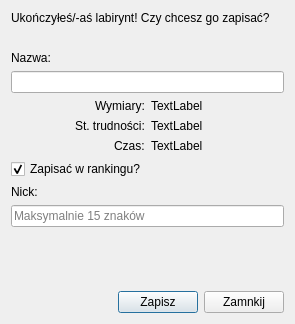
<?xml version="1.0" encoding="UTF-8"?>
<ui version="4.0">
 <class>WinDialog</class>
 <widget class="QDialog" name="WinDialog">
  <property name="geometry">
   <rect>
    <x>0</x>
    <y>0</y>
    <width>295</width>
    <height>324</height>
   </rect>
  </property>
  <property name="windowTitle">
   <string>Wygrana!</string>
  </property>
  <layout class="QVBoxLayout" name="verticalLayout_3">
   <item>
    <widget class="QLabel" name="label_header">
     <property name="text">
      <string>Ukończyłeś/-aś labirynt! Czy chcesz go zapisać?</string>
     </property>
    </widget>
   </item>
   <item>
    <spacer name="verticalSpacer">
     <property name="orientation">
      <enum>Qt::Vertical</enum>
     </property>
     <property name="sizeType">
      <enum>QSizePolicy::Minimum</enum>
     </property>
     <property name="sizeHint" stdset="0">
      <size>
       <width>20</width>
       <height>20</height>
      </size>
     </property>
    </spacer>
   </item>
   <item>
    <layout class="QVBoxLayout" name="verticalLayout">
     <item>
      <widget class="QLabel" name="label_name">
       <property name="text">
        <string>Nazwa:</string>
       </property>
      </widget>
     </item>
     <item>
      <widget class="QLineEdit" name="le_name"/>
     </item>
    </layout>
   </item>
   <item>
    <layout class="QGridLayout" name="gridLayout">
     <item row="0" column="2" alignment="Qt::AlignLeft">
      <widget class="QLabel" name="label_hxw">
       <property name="text">
        <string>TextLabel</string>
       </property>
      </widget>
     </item>
     <item row="1" column="2" alignment="Qt::AlignLeft">
      <widget class="QLabel" name="label_difficulty">
       <property name="text">
        <string>TextLabel</string>
       </property>
      </widget>
     </item>
     <item row="1" column="0" alignment="Qt::AlignRight">
      <widget class="QLabel" name="label_difficultyText">
       <property name="text">
        <string>St. trudności:</string>
       </property>
      </widget>
     </item>
     <item row="2" column="0" alignment="Qt::AlignRight">
      <widget class="QLabel" name="label_secondsText">
       <property name="text">
        <string>Czas:</string>
       </property>
      </widget>
     </item>
     <item row="0" column="0" alignment="Qt::AlignRight">
      <widget class="QLabel" name="label_hxwText">
       <property name="text">
        <string>Wymiary:</string>
       </property>
      </widget>
     </item>
     <item row="2" column="2" alignment="Qt::AlignLeft">
      <widget class="QLabel" name="label_seconds">
       <property name="text">
        <string>TextLabel</string>
       </property>
      </widget>
     </item>
    </layout>
   </item>
   <item>
    <layout class="QVBoxLayout" name="verticalLayout_2">
     <item>
      <widget class="QCheckBox" name="cb_ranking">
       <property name="layoutDirection">
        <enum>Qt::LeftToRight</enum>
       </property>
       <property name="text">
        <string>Zapisać w rankingu?</string>
       </property>
       <property name="checked">
        <bool>true</bool>
       </property>
       <property name="tristate">
        <bool>false</bool>
       </property>
      </widget>
     </item>
     <item>
      <widget class="QLabel" name="label_nick">
       <property name="text">
        <string>Nick:</string>
       </property>
      </widget>
     </item>
     <item>
      <widget class="QLineEdit" name="le_nick">
       <property name="toolTip">
        <string/>
       </property>
       <property name="toolTipDuration">
        <number>3</number>
       </property>
       <property name="maxLength">
        <number>15</number>
       </property>
       <property name="placeholderText">
        <string>Maksymalnie 15 znaków</string>
       </property>
      </widget>
     </item>
    </layout>
   </item>
   <item>
    <spacer name="verticalSpacer_3">
     <property name="orientation">
      <enum>Qt::Vertical</enum>
     </property>
     <property name="sizeHint" stdset="0">
      <size>
       <width>20</width>
       <height>25</height>
      </size>
     </property>
    </spacer>
   </item>
   <item>
    <layout class="QHBoxLayout" name="horizontalLayout">
     <item>
      <spacer name="horizontalSpacer">
       <property name="orientation">
        <enum>Qt::Horizontal</enum>
       </property>
       <property name="sizeHint" stdset="0">
        <size>
         <width>40</width>
         <height>20</height>
        </size>
       </property>
      </spacer>
     </item>
     <item>
      <widget class="QPushButton" name="pb_Save">
       <property name="text">
        <string>Zapisz</string>
       </property>
      </widget>
     </item>
     <item>
      <widget class="QPushButton" name="pb_Close">
       <property name="text">
        <string>Zamnkij</string>
       </property>
      </widget>
     </item>
    </layout>
   </item>
  </layout>
 </widget>
 <resources/>
 <connections/>
</ui>
